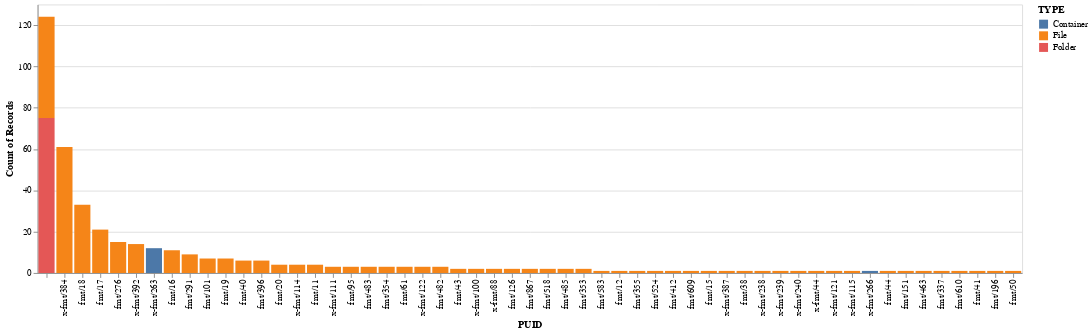

Source (notebook cell):
### Markdown cell above
Now we have the data, we can explore ways to visualise it.

Here's a simple bar chart of all the different types and PUIDs...

### Code cell
import altair as alt

alt.Chart(df).mark_bar().encode(
    x=alt.X('PUID', sort='-y'),
    y='count()',
    color='TYPE',
    tooltip=['TYPE','PUID', 'FORMAT_NAME', 'FORMAT_VERSION', 'count()']
).interactive()

### Figure 1 — Vega-Lite specification as saved in the notebook (floating-point values rounded to 4 significant figures; data arrays with more than 128 entries replaced by an {"elided": "..."} marker saying what was removed)
{"config": {"view": {"continuousWidth": 400, "continuousHeight": 300}}, "data": {"name": "data-ddd9b3fb090b13ac08a5c39eb08d878b"}, "mark": "bar", "encoding": {"color": {"type": "nominal", "field": "TYPE"}, "tooltip": [{"type": "nominal", "field": "TYPE"}, {"type": "nominal", "field": "PUID"}, {"type": "nominal", "field": "FORMAT_NAME"}, {"type": "nominal", "field": "FORMAT_VERSION"}, {"type": "quantitative", "aggregate": "count"}], "x": {"type": "nominal", "field": "PUID", "sort": "-y"}, "y": {"type": "quantitative", "aggregate": "count"}}, "selection": {"selector014": {"type": "interval", "bind": "scales", "encodings": ["x", "y"]}}, "$schema": "https://vega.github.io/schema/vega-lite/v4.8.1.json", "datasets": {"data-ddd9b3fb090b13ac08a5c39eb08d878b": {"elided": "399 records"}}}
